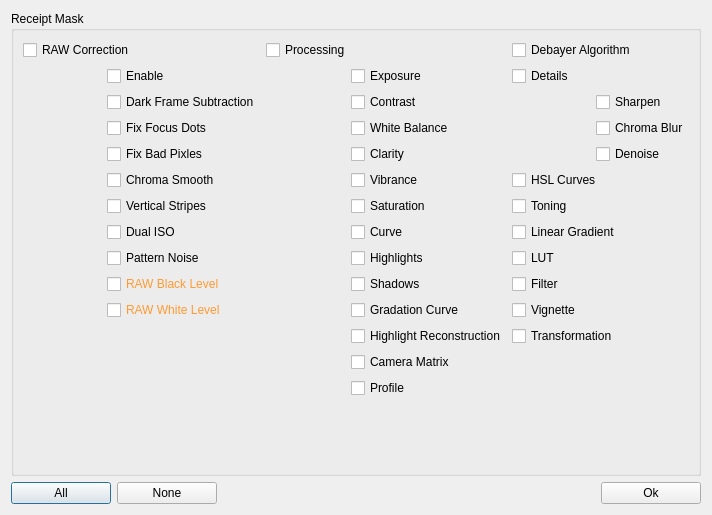
<?xml version="1.0" encoding="UTF-8"?>
<ui version="4.0">
 <class>ReceiptCopyMaskDialog</class>
 <widget class="QDialog" name="ReceiptCopyMaskDialog">
  <property name="geometry">
   <rect>
    <x>0</x>
    <y>0</y>
    <width>712</width>
    <height>454</height>
   </rect>
  </property>
  <property name="windowTitle">
   <string>Receipt Mask Setup</string>
  </property>
  <layout class="QGridLayout" name="gridLayout_3">
   <item row="0" column="0" colspan="4">
    <widget class="QGroupBox" name="groupBox">
     <property name="title">
      <string>Receipt Mask</string>
     </property>
     <layout class="QGridLayout" name="gridLayout_2">
      <item row="0" column="0">
       <layout class="QGridLayout" name="gridLayout">
        <property name="verticalSpacing">
         <number>-1</number>
        </property>
        <item row="1" column="1" rowspan="11">
         <layout class="QVBoxLayout" name="verticalLayout_3">
          <property name="spacing">
           <number>-1</number>
          </property>
          <property name="sizeConstraint">
           <enum>QLayout::SetMinimumSize</enum>
          </property>
          <item>
           <widget class="QCheckBox" name="checkBoxRawCorrectEnable">
            <property name="text">
             <string>Enable</string>
            </property>
           </widget>
          </item>
          <item>
           <widget class="QCheckBox" name="checkBoxDarkFrameSubtraction">
            <property name="text">
             <string>Dark Frame Subtraction</string>
            </property>
           </widget>
          </item>
          <item>
           <widget class="QCheckBox" name="checkBoxFoxusDots">
            <property name="text">
             <string>Fix Focus Dots</string>
            </property>
           </widget>
          </item>
          <item>
           <widget class="QCheckBox" name="checkBoxBadPixels">
            <property name="text">
             <string>Fix Bad Pixles</string>
            </property>
           </widget>
          </item>
          <item>
           <widget class="QCheckBox" name="checkBoxChromaSmooth">
            <property name="text">
             <string>Chroma Smooth</string>
            </property>
           </widget>
          </item>
          <item>
           <widget class="QCheckBox" name="checkBoxVerticalStripes">
            <property name="text">
             <string>Vertical Stripes</string>
            </property>
           </widget>
          </item>
          <item>
           <widget class="QCheckBox" name="checkBoxDualIso">
            <property name="text">
             <string>Dual ISO</string>
            </property>
           </widget>
          </item>
          <item>
           <widget class="QCheckBox" name="checkBoxPatternNoise">
            <property name="text">
             <string>Pattern Noise</string>
            </property>
           </widget>
          </item>
          <item>
           <widget class="QCheckBox" name="checkBoxRawBlackLevel">
            <property name="toolTip">
             <string>Copying the RAW levels might screw up clips with different bit rate.</string>
            </property>
            <property name="styleSheet">
             <string notr="true">QCheckBox{
color: rgb(255, 154, 50)
}</string>
            </property>
            <property name="text">
             <string>RAW Black Level</string>
            </property>
           </widget>
          </item>
          <item>
           <widget class="QCheckBox" name="checkBoxRawWhiteLevel">
            <property name="toolTip">
             <string>Copying the RAW levels might screw up clips with different bit rate.</string>
            </property>
            <property name="styleSheet">
             <string notr="true">QCheckBox{
color: rgb(255, 154, 50)
}</string>
            </property>
            <property name="text">
             <string>RAW White Level</string>
            </property>
           </widget>
          </item>
          <item>
           <spacer name="verticalSpacer">
            <property name="orientation">
             <enum>Qt::Vertical</enum>
            </property>
            <property name="sizeHint" stdset="0">
             <size>
              <width>20</width>
              <height>40</height>
             </size>
            </property>
           </spacer>
          </item>
         </layout>
        </item>
        <item row="8" column="4" colspan="2">
         <widget class="QCheckBox" name="checkBoxFilter">
          <property name="text">
           <string>Filter</string>
          </property>
         </widget>
        </item>
        <item row="0" column="0" colspan="2">
         <widget class="QCheckBox" name="checkBoxRawCorrection">
          <property name="text">
           <string>RAW Correction</string>
          </property>
          <property name="tristate">
           <bool>false</bool>
          </property>
         </widget>
        </item>
        <item row="1" column="3" rowspan="11">
         <layout class="QVBoxLayout" name="verticalLayout_2">
          <property name="spacing">
           <number>-1</number>
          </property>
          <property name="sizeConstraint">
           <enum>QLayout::SetMinimumSize</enum>
          </property>
          <item>
           <widget class="QCheckBox" name="checkBoxExposure">
            <property name="text">
             <string>Exposure</string>
            </property>
           </widget>
          </item>
          <item>
           <widget class="QCheckBox" name="checkBoxContrast">
            <property name="text">
             <string>Contrast</string>
            </property>
           </widget>
          </item>
          <item>
           <widget class="QCheckBox" name="checkBoxWb">
            <property name="text">
             <string>White Balance</string>
            </property>
           </widget>
          </item>
          <item>
           <widget class="QCheckBox" name="checkBoxClarity">
            <property name="text">
             <string>Clarity</string>
            </property>
           </widget>
          </item>
          <item>
           <widget class="QCheckBox" name="checkBoxVibrance">
            <property name="text">
             <string>Vibrance</string>
            </property>
           </widget>
          </item>
          <item>
           <widget class="QCheckBox" name="checkBoxSaturation">
            <property name="text">
             <string>Saturation</string>
            </property>
           </widget>
          </item>
          <item>
           <widget class="QCheckBox" name="checkBoxCurve">
            <property name="text">
             <string>Curve</string>
            </property>
           </widget>
          </item>
          <item>
           <widget class="QCheckBox" name="checkBoxHighlights">
            <property name="text">
             <string>Highlights</string>
            </property>
           </widget>
          </item>
          <item>
           <widget class="QCheckBox" name="checkBoxShadows">
            <property name="text">
             <string>Shadows</string>
            </property>
           </widget>
          </item>
          <item>
           <widget class="QCheckBox" name="checkBoxGradationCurve">
            <property name="text">
             <string>Gradation Curve</string>
            </property>
           </widget>
          </item>
          <item>
           <widget class="QCheckBox" name="checkBoxHighlightReconstruction">
            <property name="text">
             <string>Highlight Reconstruction</string>
            </property>
           </widget>
          </item>
          <item>
           <widget class="QCheckBox" name="checkBoxCameraMatrix">
            <property name="text">
             <string>Camera Matrix</string>
            </property>
           </widget>
          </item>
          <item>
           <widget class="QCheckBox" name="checkBoxProfile">
            <property name="text">
             <string>Profile</string>
            </property>
           </widget>
          </item>
          <item>
           <spacer name="verticalSpacer_2">
            <property name="orientation">
             <enum>Qt::Vertical</enum>
            </property>
            <property name="sizeHint" stdset="0">
             <size>
              <width>20</width>
              <height>40</height>
             </size>
            </property>
           </spacer>
          </item>
         </layout>
        </item>
        <item row="6" column="4" colspan="2">
         <widget class="QCheckBox" name="checkBoxGradient">
          <property name="text">
           <string>Linear Gradient</string>
          </property>
         </widget>
        </item>
        <item row="10" column="4" colspan="2">
         <widget class="QCheckBox" name="checkBoxTransformation">
          <property name="text">
           <string>Transformation</string>
          </property>
         </widget>
        </item>
        <item row="1" column="4" colspan="2">
         <widget class="QCheckBox" name="checkBoxDetails">
          <property name="text">
           <string>Details</string>
          </property>
          <property name="tristate">
           <bool>false</bool>
          </property>
         </widget>
        </item>
        <item row="0" column="4" colspan="2">
         <widget class="QCheckBox" name="checkBoxDebayer">
          <property name="text">
           <string>Debayer Algorithm</string>
          </property>
         </widget>
        </item>
        <item row="2" column="5" rowspan="2">
         <layout class="QVBoxLayout" name="verticalLayout">
          <property name="spacing">
           <number>-1</number>
          </property>
          <property name="sizeConstraint">
           <enum>QLayout::SetMinimumSize</enum>
          </property>
          <item>
           <widget class="QCheckBox" name="checkBoxSharpen">
            <property name="text">
             <string>Sharpen</string>
            </property>
           </widget>
          </item>
          <item>
           <widget class="QCheckBox" name="checkBoxChromaBlur">
            <property name="text">
             <string>Chroma Blur</string>
            </property>
           </widget>
          </item>
          <item>
           <widget class="QCheckBox" name="checkBoxDenoise">
            <property name="text">
             <string>Denoise</string>
            </property>
           </widget>
          </item>
         </layout>
        </item>
        <item row="11" column="4" colspan="2">
         <spacer name="verticalSpacer_4">
          <property name="orientation">
           <enum>Qt::Vertical</enum>
          </property>
          <property name="sizeHint" stdset="0">
           <size>
            <width>20</width>
            <height>40</height>
           </size>
          </property>
         </spacer>
        </item>
        <item row="4" column="4" colspan="2">
         <widget class="QCheckBox" name="checkBoxHslCurves">
          <property name="toolTip">
           <string>Hue, Saturation, Luminance Curves</string>
          </property>
          <property name="text">
           <string>HSL Curves</string>
          </property>
         </widget>
        </item>
        <item row="0" column="2" colspan="2">
         <widget class="QCheckBox" name="checkBoxProcessing">
          <property name="text">
           <string>Processing</string>
          </property>
          <property name="checked">
           <bool>false</bool>
          </property>
          <property name="tristate">
           <bool>false</bool>
          </property>
         </widget>
        </item>
        <item row="7" column="4" colspan="2">
         <widget class="QCheckBox" name="checkBoxLut">
          <property name="text">
           <string>LUT</string>
          </property>
         </widget>
        </item>
        <item row="5" column="4" colspan="2">
         <widget class="QCheckBox" name="checkBoxToning">
          <property name="text">
           <string>Toning</string>
          </property>
         </widget>
        </item>
        <item row="9" column="4" colspan="2">
         <widget class="QCheckBox" name="checkBoxVignette">
          <property name="text">
           <string>Vignette</string>
          </property>
         </widget>
        </item>
       </layout>
      </item>
     </layout>
    </widget>
   </item>
   <item row="1" column="0">
    <widget class="QPushButton" name="pushButtonAll">
     <property name="minimumSize">
      <size>
       <width>100</width>
       <height>0</height>
      </size>
     </property>
     <property name="text">
      <string>All</string>
     </property>
    </widget>
   </item>
   <item row="1" column="1">
    <widget class="QPushButton" name="pushButtonNone">
     <property name="minimumSize">
      <size>
       <width>100</width>
       <height>0</height>
      </size>
     </property>
     <property name="text">
      <string>None</string>
     </property>
    </widget>
   </item>
   <item row="1" column="2">
    <spacer name="horizontalSpacer">
     <property name="orientation">
      <enum>Qt::Horizontal</enum>
     </property>
     <property name="sizeHint" stdset="0">
      <size>
       <width>379</width>
       <height>20</height>
      </size>
     </property>
    </spacer>
   </item>
   <item row="1" column="3">
    <widget class="QPushButton" name="pushButtonOk">
     <property name="minimumSize">
      <size>
       <width>100</width>
       <height>0</height>
      </size>
     </property>
     <property name="text">
      <string>Ok</string>
     </property>
     <property name="shortcut">
      <string>Return</string>
     </property>
    </widget>
   </item>
  </layout>
 </widget>
 <tabstops>
  <tabstop>pushButtonOk</tabstop>
  <tabstop>pushButtonAll</tabstop>
  <tabstop>pushButtonNone</tabstop>
  <tabstop>checkBoxDarkFrameSubtraction</tabstop>
  <tabstop>checkBoxFoxusDots</tabstop>
  <tabstop>checkBoxBadPixels</tabstop>
  <tabstop>checkBoxChromaSmooth</tabstop>
  <tabstop>checkBoxVerticalStripes</tabstop>
  <tabstop>checkBoxDualIso</tabstop>
  <tabstop>checkBoxPatternNoise</tabstop>
  <tabstop>checkBoxRawBlackLevel</tabstop>
  <tabstop>checkBoxRawWhiteLevel</tabstop>
  <tabstop>checkBoxExposure</tabstop>
  <tabstop>checkBoxContrast</tabstop>
  <tabstop>checkBoxWb</tabstop>
  <tabstop>checkBoxClarity</tabstop>
  <tabstop>checkBoxVibrance</tabstop>
  <tabstop>checkBoxSaturation</tabstop>
  <tabstop>checkBoxCurve</tabstop>
  <tabstop>checkBoxHighlights</tabstop>
  <tabstop>checkBoxShadows</tabstop>
  <tabstop>checkBoxHighlightReconstruction</tabstop>
  <tabstop>checkBoxProfile</tabstop>
  <tabstop>checkBoxDetails</tabstop>
  <tabstop>checkBoxSharpen</tabstop>
  <tabstop>checkBoxChromaBlur</tabstop>
 </tabstops>
 <resources/>
 <connections>
  <connection>
   <sender>pushButtonOk</sender>
   <signal>clicked()</signal>
   <receiver>ReceiptCopyMaskDialog</receiver>
   <slot>close()</slot>
   <hints>
    <hint type="sourcelabel">
     <x>655</x>
     <y>281</y>
    </hint>
    <hint type="destinationlabel">
     <x>355</x>
     <y>151</y>
    </hint>
   </hints>
  </connection>
 </connections>
 <slots>
  <slot>checkBoxDetailsState()</slot>
  <slot>checkBoxProcessingState()</slot>
  <slot>checkBoxRawCorrectionState()</slot>
 </slots>
</ui>
